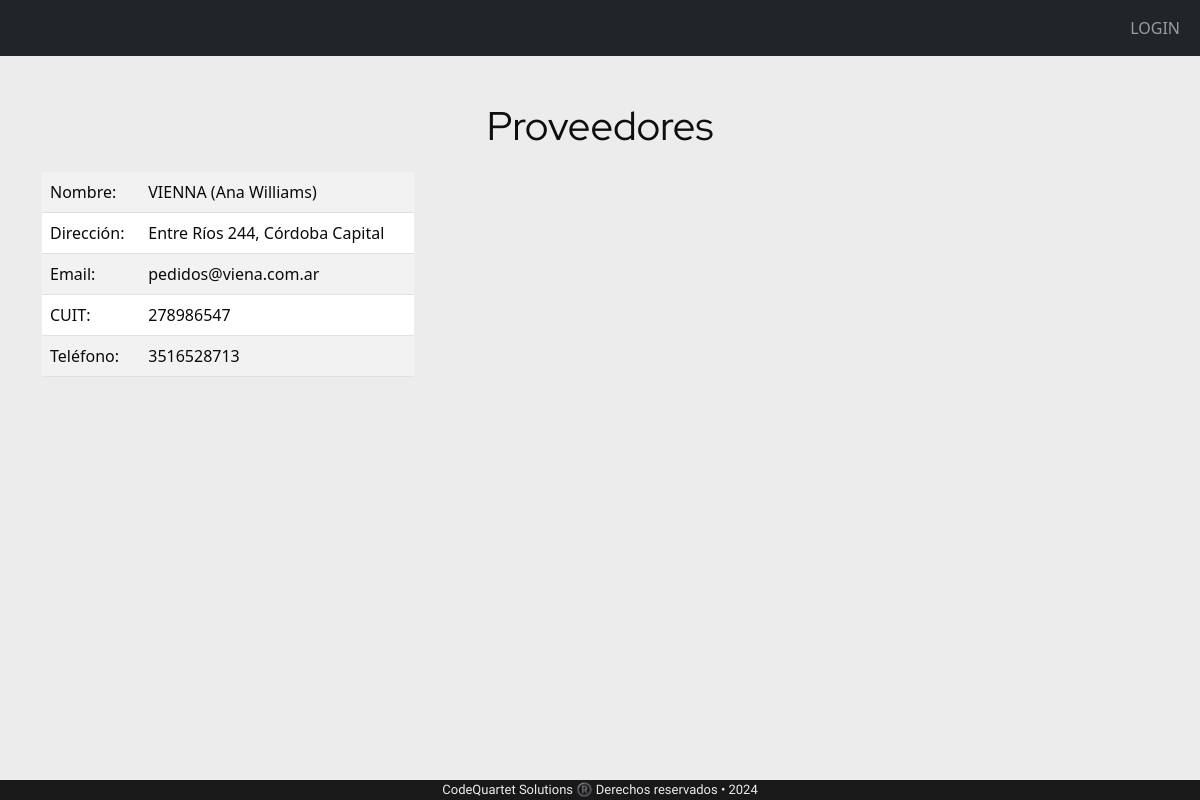
/proveedores/1/, run on the app's committed database.
### appRieVictoria/models.py (models this page shows, shortened)
class Proveedores(models.Model):
    nombre = models.CharField(max_length=25, help_text="",verbose_name="Nombre")
    direccion = models.CharField(max_length=100, help_text="",verbose_name="Dirección")
    Email = models.EmailField(help_text="")
    cuit = models.PositiveBigIntegerField(help_text="",verbose_name="CUIT")
    telefono = models.PositiveBigIntegerField()
    empleados = models.ManyToManyField("Empleados",related_name='empleados_compran_a_proveedores', through="Compras",verbose_name="Empleado")
    class Meta:
        permissions = [
            ("puede_aprobar", "Puede aprobar el modelo"),
            ("puede_publicar", "Puede publicar el modelo"),
        ]

### appRieVictoria/views.py (the view)
def proveedores(request, pk):
    prov = Proveedores.objects.get(id=pk)
    context = {'prov': prov}
    return render(request, 'proveedores.html', context)

### proyectoRieVictoria/templates/proveedores.html (shortened to what this page needs)
{% extends "base.html" %}
{% block content %}
<div class="subtituloInicio">
    <p >Proveedores</p>
</div>
<div class="contenedorTabla">
    <div class="col-4">
<div>
    <table class="table tablaBorde table-condensed table-striped">
        <tr>
            <td>Nombre: </td>
            <td>{{prov.nombre}}</td>
        </tr>
        <tr>
            <td>Dirección: </td>
            <td> {{prov.direccion}}</td>
        </tr>
        <tr>
            <td>Email: </td>
            <td>{{prov.Email}}</td>
        </tr>
        <tr>
            <td>CUIT: </td>
            <td>{{prov.cuit}}</td>
        </tr>
        <tr>
            <td>Teléfono: </td>
            <td>{{prov.telefono}}</td>
        </tr>
    </table>
</div>
</div>
</div>
{% endblock %}

### proyectoRieVictoria/static/estilos.css (style rules this page uses)
body { background-color: rgb(236, 236, 236); position: relative; }
.subtituloInicio { font-family: 'Red Hat Display', sans-serif; text-align: center; font-size: 40px; margin-top: 40px; color: rgb(15, 14, 14); }
.contenedorTabla { display: flex-end; justify-content:flex-end; }
.table { color: rgb(10, 10, 10) !important; }
.table td { color: rgb(10, 10, 10) !important; }

### data on the page
Proveedores: nombre "VIENNA (Ana Williams)", direccion "Entre Ríos 244, Córdoba Capital", Email "pedidos@viena.com.ar", cuit "278986547", telefono "3516528713"
